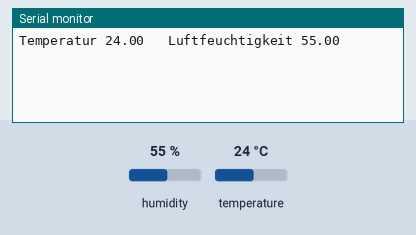
A sketch run on a simulated ESP32. Parts: the last lines printed to the serial monitor. Inputs (shaded band) come from the test bench; at power-on: humidity 55 %, temperature 24 °C. WiFi joins after 1.5 s; servers stay silent unless stated.

Above: at 3.0 s.
3.1 s: humidity set to 22 %
At 4.4 s:
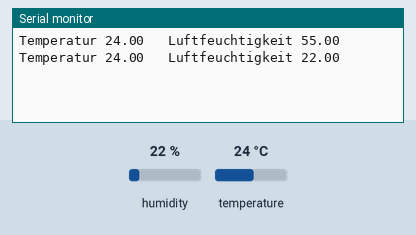
4.6 s: temperature set to 12 °C
At 5.6 s:
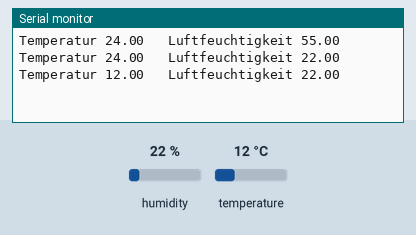
6.1 s: humidity set to 40 %
At 7.1 s:
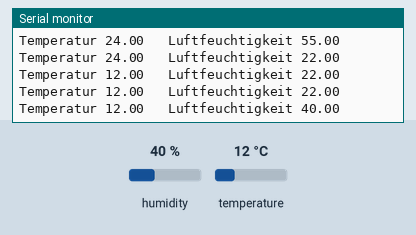
Timing chart, 0 to 9.1 s (numbered marks = the images above; inputs shaded):
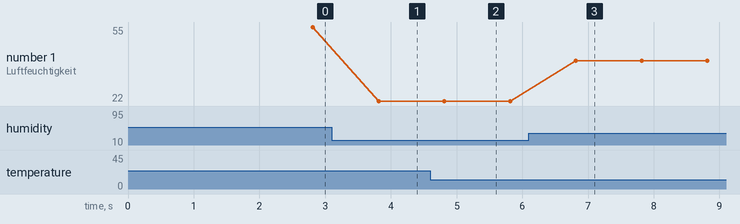

The sketch:

blynk-DHT22.ino
```cpp
/*
 *  DHT22 sendet Daten an Blynk
 */
#include <WiFi.h>
#include <WiFiClient.h>
#include <BlynkSimpleEsp32.h>
#include "DHTesp.h"

#define BLYNK_PRINT Serial
#define DHT22_PIN 13

const char* ssid = "Ihre_SSID";         // Wert anpasseen
const char* password = "IHR_Passwort";  // Wert anpassen
// Blynk-App auth-Token aus der Email
char auth []= "6z5tMeXoYIWptwHDLX9IYed9UeFjggvs";

DHTesp dht;
BlynkTimer timer;

//  sendet die Sensordaten
void sendSensor() {
  float h = dht.getHumidity();
  float t = dht.getTemperature();
  if (isnan(h) || isnan(t)) {
    Serial.println("Failed to read from DHT sensor!");
    return;
  }
  Serial.print("Temperatur ");
  Serial.print(t);
  Serial.print("   Luftfeuchtigkeit ");
  Serial.println(h);

  Blynk.virtualWrite(V5, h);
  Blynk.virtualWrite(V6, t);
}

void setup() {
  Serial.begin(115200);
  Blynk.begin(auth, ssid, password);
  dht.setup(DHT22_PIN, DHTesp::DHT22);
  timer.setInterval(1000L, sendSensor);                    // Timer Intervall in mS
}

void loop() {
  Blynk.run();
  timer.run();                                             // Timer aufrufen
}
```

Measured:
- after the input at 3.1 s, the serial monitor: prints a new line after 0.71 s (image 1)
- after the input at 4.6 s, the serial monitor: prints a new line after 0.21 s (image 2)
- after the input at 6.1 s, the serial monitor: prints a new line after 0.71 s (image 3)
- plotted number 1: 55 → 22 after the input at 3.1 s, 22 → 40 after the input at 6.1 s
